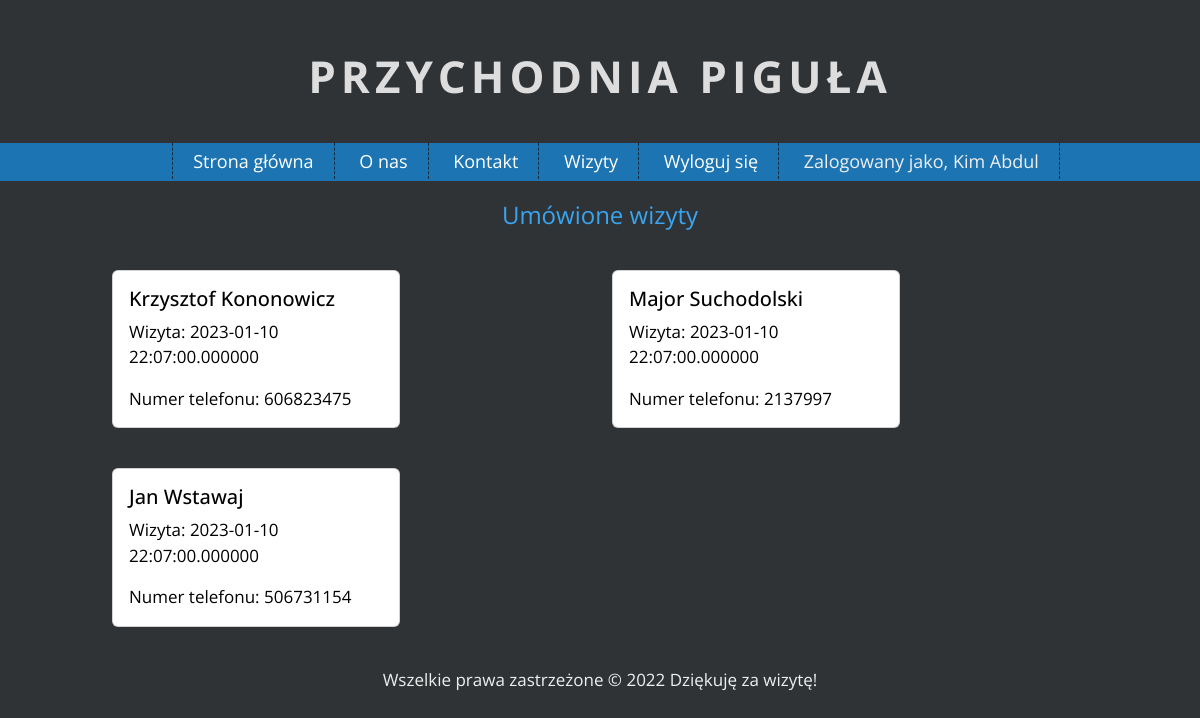
The app's page /visit-list/2 (signed in) with its own data.
### app/models.py (models this page shows, shortened)
class Doctor(UserMixin, db.Model):
    __tablename__ = "doctor"
    id = db.Column(db.Integer, primary_key=True)
    name = db.Column(db.String(80), unique=False, nullable=False)
    surname = db.Column(db.String(80), unique=False, nullable=False)
    email = db.Column(db.String(120), unique=True, nullable=False)
    password = db.Column(db.String(80), unique=False, nullable=False)
    patient = db.relationship('Patient', secondary='visit', back_populates='doctor')
    def get_type(self):
        return self.__tablename__
    def get_id(self):
        return str(self.id)

class Patient(UserMixin, db.Model):
    __tablename__ = "patient"
    id = db.Column(db.Integer, primary_key=True)
    name = db.Column(db.String(80), unique=False, nullable=False)
    surname = db.Column(db.String(80), unique=False, nullable=False)
    password = db.Column(db.String(80), unique=False, nullable=False)
    sex = db.Column(db.Boolean, unique=False, nullable=False)
    email = db.Column(db.String(120), unique=True, nullable=False)
    pesel = db.Column(db.String(80), unique=True, nullable=False)
    phone = db.Column(db.String(80), unique=True, nullable=False)
    doctor = db.relationship('Doctor', secondary='visit', back_populates='patient')

### app/views.py (the view)
@views.route('/visit-list/<id>', methods=['GET', 'POST'])
@login_required
def patientList(id):
    visit_list = db.engine.execute(f'SELECT DISTINCT visit.date, patient.name, patient.surname, patient.phone FROM visit, patient WHERE visit.doctor_id == {id}')
    print(visit_list)
    return render_template('patient-list.html', visit_list=visit_list)

### loginmanager.py (called while the page is built)
@login_manager.user_loader
def load_user(user_id):
    login_type = session.get('login_type')
    if login_type == "doctor":
        return Doctor.query.get(int(user_id))
    else:
        return Patient.query.get(int(user_id))

### app/templates/patient-list.html
{% extends "index.html" %}
{% block content %}
    <div class="container my_gap">
        <h2 style="text-align: center">Umówione wizyty</h2>
    </div>
    <div class="container">
        <div class="row">
            {% for visit in visit_list %}
                <div class="col-sm-6 my_gap">
                    	<div class="card" style="width: 18rem;">
                      	<div class="card-body">
                            <h5 class="card-title" style="color: black">{{visit[1]}} {{visit[2]}}</h5>
                            <p class="card-text" style="color: black">
                                Wizyta: {{ visit.date }}</p>
                            <p class="card-text" style="color: black">
                                Numer telefonu: {{ visit[3] }}</p>
                      	</div>
                    	</div>
                </div>
            {% endfor %}
        </div>
    </div>
{% endblock %}

### app/templates/index.html (shortened to what this page needs)
<!DOCTYPE html>
<html lang="pl">
<head>
    <link rel="stylesheet" href="https://cdn.jsdelivr.net/npm/bootstrap@5.2.2/dist/css/bootstrap.min.css"
>
    <link rel="stylesheet" href="{{ url_for('static', filename='css/main.css') }}">
    <link rel="stylesheet" href="{{ url_for('static', filename='css/fontello.css') }}">
</head>
<body>
<h1 class="logo">Przychodnia piguła </h1>
<nav id="topnav">
    <ul class="menu">
        <li><a href="{{ url_for('views.home') }}">Strona główna</a></li>
        <li><a href="#">O nas</a></li>
        <li><a href="#">Kontakt</a></li>
        {% if current_user.is_authenticated %}
            {% if current_user.get_type() == "doctor" %}
                <li><a href="{{ url_for('views.patientList', id=current_user.get_id()) }}">Wizyty</a></li>
            {% endif %}
            <li><a href="{{ url_for('views.logout') }}">Wyloguj się</a></li>
            <li style="text-align: right">Zalogowany jako, {{ current_user.name }} {{ current_user.surname }}</li>
        {% endif %}
    </ul>
</nav>
<div id="content">
    {% block content %}
    {% endblock %}
</div>
<div class="info">
    Wszelkie prawa zastrzeżone &copy; 2022 Dziękuję za wizytę!
</div>
</body>
</html>

### app/static/css/main.css (style rules this page uses)
body { margin: 0; background-color: #2F3336; color: #efefef; font-family: 'Open Sans', sans-serif; font-size: 17px; }
h1.logo { font-size: 44px; font-weight: 700; color: #ddd; text-align: center; text-transform: uppercase; letter-spacing: 5px; margin-top: 50px; margin-bottom: 40px; }
#topnav { background-color: #1c75b2; text-align: center; }
.menu { list-style-type: none; margin: 0; padding: 10; font-size: 18px; min-height: 38px; line-height: 200%; }
.menu > li { display: inline-block; padding-left: 20px; padding-right: 20px; border-right: 1px dashed #0a2b40; }
.menu > li:first-child { border-left: 1px dashed #0a2b40; }
.menu a { color: #fff; text-decoration: none; }
h1 { font-size: 44px; font-weight: 400; color:#39a5f1; margin-bottom: 20px; }
h2 { font-size: 24px ; font-weight: 400; color: #39a5f1; }
.info { margin-left: auto; margin-right: auto; text-align: center; padding: 20px; }
.container { margin-left: auto; margin-right: auto; width: 1000px; }
.my_gap { margin-top: 20px; margin-bottom: 20px; }

### records on screen
Doctor: name "Kim", surname "Abdul"
Patient: name "Krzysztof", surname "Kononowicz", date "2023-01-10 22:07:00.000000", phone "606823475"
Patient: name "Major", surname "Suchodolski", date "2023-01-10 22:07:00.000000", phone "2137997"
Patient: name "Jan", surname "Wstawaj", date "2023-01-10 22:07:00.000000", phone "506731154"
